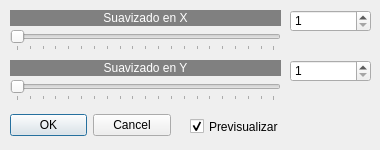
<?xml version="1.0" encoding="UTF-8"?>
<ui version="4.0">
 <class>suavizados</class>
 <widget class="QDialog" name="suavizados">
  <property name="windowModality">
   <enum>Qt::WindowModality::WindowModal</enum>
  </property>
  <property name="geometry">
   <rect>
    <x>0</x>
    <y>0</y>
    <width>380</width>
    <height>150</height>
   </rect>
  </property>
  <property name="sizePolicy">
   <sizepolicy hsizetype="Fixed" vsizetype="Fixed">
    <horstretch>0</horstretch>
    <verstretch>0</verstretch>
   </sizepolicy>
  </property>
  <property name="minimumSize">
   <size>
    <width>380</width>
    <height>150</height>
   </size>
  </property>
  <property name="maximumSize">
   <size>
    <width>380</width>
    <height>150</height>
   </size>
  </property>
  <property name="windowTitle">
   <string>Suavizado...</string>
  </property>
  <property name="windowIcon">
   <iconset resource="recursos.qrc">
    <normaloff>:/imagenes/icono.png</normaloff>:/imagenes/icono.png</iconset>
  </property>
  <widget class="QDialogButtonBox" name="buttonBox">
   <property name="geometry">
    <rect>
     <x>10</x>
     <y>110</y>
     <width>161</width>
     <height>31</height>
    </rect>
   </property>
   <property name="orientation">
    <enum>Qt::Orientation::Horizontal</enum>
   </property>
   <property name="standardButtons">
    <set>QDialogButtonBox::StandardButton::Cancel|QDialogButtonBox::StandardButton::Ok</set>
   </property>
  </widget>
  <widget class="QCheckBox" name="checkBox">
   <property name="geometry">
    <rect>
     <x>190</x>
     <y>118</y>
     <width>101</width>
     <height>17</height>
    </rect>
   </property>
   <property name="text">
    <string>Previsualizar</string>
   </property>
   <property name="checked">
    <bool>true</bool>
   </property>
  </widget>
  <widget class="QSlider" name="horizontalSlider_2">
   <property name="geometry">
    <rect>
     <x>10</x>
     <y>80</y>
     <width>271</width>
     <height>21</height>
    </rect>
   </property>
   <property name="minimum">
    <number>1</number>
   </property>
   <property name="maximum">
    <number>400</number>
   </property>
   <property name="orientation">
    <enum>Qt::Orientation::Horizontal</enum>
   </property>
   <property name="tickPosition">
    <enum>QSlider::TickPosition::TicksBelow</enum>
   </property>
   <property name="tickInterval">
    <number>20</number>
   </property>
  </widget>
  <widget class="QLabel" name="label">
   <property name="geometry">
    <rect>
     <x>10</x>
     <y>10</y>
     <width>271</width>
     <height>16</height>
    </rect>
   </property>
   <property name="styleSheet">
    <string notr="true">background-color: rgb(128, 128, 128);
color: rgb(255, 255, 255);</string>
   </property>
   <property name="text">
    <string>Suavizado en X</string>
   </property>
   <property name="alignment">
    <set>Qt::AlignmentFlag::AlignCenter</set>
   </property>
  </widget>
  <widget class="QSpinBox" name="spinBox_2">
   <property name="geometry">
    <rect>
     <x>290</x>
     <y>60</y>
     <width>81</width>
     <height>22</height>
    </rect>
   </property>
   <property name="minimum">
    <number>1</number>
   </property>
   <property name="maximum">
    <number>400</number>
   </property>
  </widget>
  <widget class="QSpinBox" name="spinBox">
   <property name="geometry">
    <rect>
     <x>290</x>
     <y>10</y>
     <width>81</width>
     <height>22</height>
    </rect>
   </property>
   <property name="minimum">
    <number>1</number>
   </property>
   <property name="maximum">
    <number>400</number>
   </property>
  </widget>
  <widget class="QSlider" name="horizontalSlider">
   <property name="geometry">
    <rect>
     <x>10</x>
     <y>30</y>
     <width>271</width>
     <height>21</height>
    </rect>
   </property>
   <property name="minimum">
    <number>1</number>
   </property>
   <property name="maximum">
    <number>400</number>
   </property>
   <property name="orientation">
    <enum>Qt::Orientation::Horizontal</enum>
   </property>
   <property name="tickPosition">
    <enum>QSlider::TickPosition::TicksBelow</enum>
   </property>
   <property name="tickInterval">
    <number>20</number>
   </property>
  </widget>
  <widget class="QLabel" name="label_2">
   <property name="geometry">
    <rect>
     <x>10</x>
     <y>60</y>
     <width>271</width>
     <height>16</height>
    </rect>
   </property>
   <property name="styleSheet">
    <string notr="true">background-color: rgb(128, 128, 128);
color: rgb(255, 255, 255);</string>
   </property>
   <property name="text">
    <string>Suavizado en Y</string>
   </property>
   <property name="alignment">
    <set>Qt::AlignmentFlag::AlignCenter</set>
   </property>
  </widget>
 </widget>
 <resources>
  <include location="recursos.qrc"/>
 </resources>
 <connections>
  <connection>
   <sender>buttonBox</sender>
   <signal>accepted()</signal>
   <receiver>suavizados</receiver>
   <slot>accept()</slot>
   <hints>
    <hint type="sourcelabel">
     <x>248</x>
     <y>254</y>
    </hint>
    <hint type="destinationlabel">
     <x>157</x>
     <y>274</y>
    </hint>
   </hints>
  </connection>
  <connection>
   <sender>buttonBox</sender>
   <signal>rejected()</signal>
   <receiver>suavizados</receiver>
   <slot>reject()</slot>
   <hints>
    <hint type="sourcelabel">
     <x>316</x>
     <y>260</y>
    </hint>
    <hint type="destinationlabel">
     <x>286</x>
     <y>274</y>
    </hint>
   </hints>
  </connection>
 </connections>
</ui>
